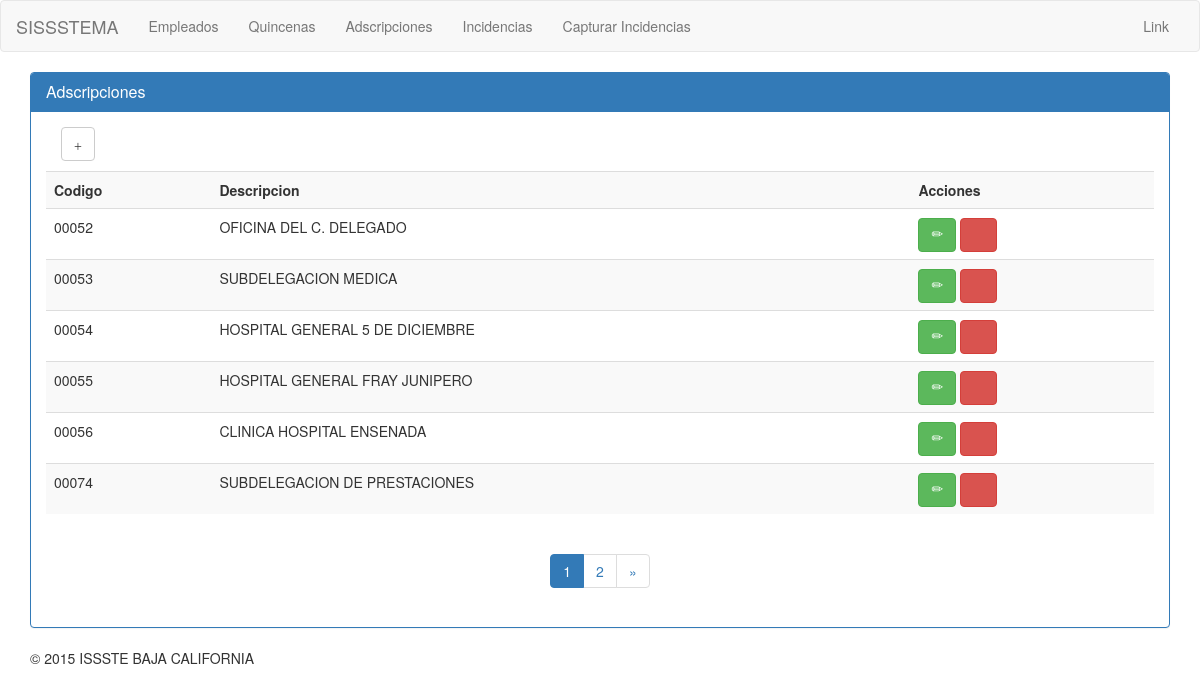
Screenshot of /index.php/adscripciones with the database file from the repository.
### tables this page shows
CREATE TABLE IF NOT EXISTS `adscripciones` (
  `id` int(11) NOT NULL AUTO_INCREMENT,
  `adscripcion` int(5) unsigned zerofill NOT NULL,
  `descripcion` varchar(40) NOT NULL,
  `created_at` datetime NOT NULL,
  `updated_at` timestamp NOT NULL DEFAULT CURRENT_TIMESTAMP ON UPDATE CURRENT_TIMESTAMP,
  PRIMARY KEY (`id`),
  KEY `adscripcion` (`adscripcion`)
);

### index.php (called while the page is built, shortened)
<?php
require_once BASEPATH.'core/CodeIgniter.php';

### application/core/my_model.php (called while the page is built, shortened)
<?php defined('BASEPATH') OR exit('No direct script access allowed');
class MY_Model extends CI_Model
{
    protected $_database;
    public $table = NULL;
    public $primary_key = 'id';
    protected $return_as = 'object';
    protected $return_as_dropdown = NULL;
    protected $_dropdown_field = '';
    private $_select = '*';
    public function _prep_after_read($data, $multi = TRUE)
    {
        $data = $this->join_temporary_results($data);
        $this->_database->reset_query();
        if(isset($this->return_as_dropdown) && $this->return_as_dropdown == 'dropdown')
        {
            foreach($data as $row)
            {
                $dropdown[$row[$this->primary_key]] =  $row[$this->_dropdown_field].' - '.$row[$this->_dropdown_field2];
            }
            $data = $dropdown;
            $this->return_as_dropdown = NULL;
        }
        elseif($this->return_as == 'object')
        {
            $data = json_decode(json_encode($data), FALSE);
        }
        return  $data;
    }
    public function limit($limit, $offset = 0)
    {
        $this->_database->limit($limit, $offset);
        return $this;
    }
    public function get_all($where = NULL)
    {
        if(isset($data) && $data !== FALSE)
        {
            $this->_database->reset_query();
            return $data;
        }
        else
        {
            if($this->_select)
            {
                $this->_database->select($this->_select);
            }
            $query = $this->_database->get($this->table);
            if($query->num_rows() > 0)
            {
                $data = $query->result_array();
                $data = $this->trigger('after_get', $data);
                $data = $this->_prep_after_read($data,TRUE);
                return $data;
            }
            else
            {
                return FALSE;
            }
        }
    }
    public function count($where = NULL)
    {
        $this->_database->from($this->table);
        $number_rows = $this->_database->count_all_results();
        return $number_rows;
    }
    protected function join_temporary_results($data)
    {
        return $data;
    }
    public function trigger($event, $data = array(), $last = TRUE)
    {
        return $data;
    }
    public function order_by($criteria, $order = 'ASC')
    {
        if(is_array($criteria))
        {
            foreach ($criteria as $key=>$value)
            {
                $this->_database->order_by($key, $value);
            }
        }
        else
        {
            $this->_database->order_by($criteria, $order);
        }
        return $this;
    }
    private function _set_connection()
    {
        $this->_database = $this->db;
    }
    public function paginate($rows_per_page, $total_rows = NULL, $page_number = 1)
    {
        if(isset($data) && $data !== FALSE)
        {
            return $data;
        }
        else
        {
            $data = $this->get_all();
            if($data)
            {
                return $data;
            }
            else
            {
                return FALSE;
            }
        }
    }
    private function _fetch_table()
    {
        if (!isset($this->table))
        {
            $this->table = $this->_get_table_name(get_class($this));
        }
        return TRUE;
    }
    private function _get_table_name($model_name)
    {
        $table_name = plural(preg_replace('/(_m|_model)?$/', '', strtolower($model_name)));
        return $table_name;
    }
}

### application/views/adscripciones/index.php (the view, shortened to what this page needs)
<div class="col-md-6">
	<p><button type="button" class="btn btn-default" data-toggle="modal" data-target=".bs-example-modal-sm">
		<span class="glyphicon glyphicon-plus" aria-hidden="true"></span>
	</button></p>
</div>
<table class="table table-striped">
		<tr>
			<td><b>Codigo</b></td>
			<td><b>Descripcion</b></td>
			<td><b>Acciones</b></td>
		</tr>
		<tr>
<?php	foreach ($adscripciones as $adscripcion): ?>
				<?php
					$atributo_boton_modificar = array('data-toggle' => 'modal', 'data-target' => '.bs-example-modal-sm', 'class' => 'btn btn-success glyphicon glyphicon-pencil');
					$atributo_boton_eliminar = array('class' => 'btn btn-danger glyphicon glyphicon-remove', 'onclick' => "javascript:return confirm('Seguro que desea eliminar este dato?')");
				 ?>
				<td><?php echo $adscripcion->adscripcion;?></td>
				<td><?php echo $adscripcion->descripcion;?></td>
				<td><?php echo anchor('adscripciones/edit/'.$adscripcion->id,' ',$atributo_boton_modificar);?> <?php echo anchor('adscripciones/delete/'.$adscripcion->id,' ',$atributo_boton_eliminar);?></td>
			</tr>
	<?php 	endforeach;?>
</table>
	<div align="center"><ul class="pagination"> <?php echo $this->pagination->create_links(); ?> </ul></div>

### rows the page displays
adscripciones: adscripcion "00052", descripcion "OFICINA DEL C. DELEGADO"
adscripciones: adscripcion "00053", descripcion "SUBDELEGACION MEDICA"
adscripciones: adscripcion "00054", descripcion "HOSPITAL GENERAL 5 DE DICIEMBRE"
adscripciones: adscripcion "00055", descripcion "HOSPITAL GENERAL FRAY JUNIPERO"
adscripciones: adscripcion "00056", descripcion "CLINICA HOSPITAL ENSENADA"
adscripciones: adscripcion "00074", descripcion "SUBDELEGACION DE PRESTACIONES"

### other values shown
$panelheading "Adscripciones"
$this->pagination->create_links() "1 2 »"
